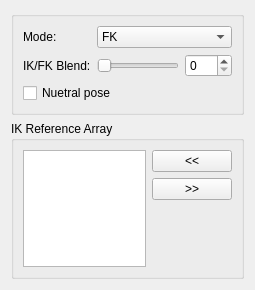
<?xml version="1.0" encoding="UTF-8"?>
<ui version="4.0">
 <class>Form</class>
 <widget class="QWidget" name="Form">
  <property name="geometry">
   <rect>
    <x>0</x>
    <y>0</y>
    <width>255</width>
    <height>290</height>
   </rect>
  </property>
  <property name="windowTitle">
   <string>Form</string>
  </property>
  <layout class="QGridLayout" name="gridLayout">
   <item row="0" column="0">
    <widget class="QGroupBox" name="groupBox">
     <property name="title">
      <string/>
     </property>
     <layout class="QGridLayout" name="gridLayout_2">
      <item row="0" column="0">
       <layout class="QVBoxLayout" name="verticalLayout">
        <item>
         <layout class="QFormLayout" name="formLayout">
          <item row="0" column="0">
           <widget class="QLabel" name="mode_label">
            <property name="text">
             <string>Mode:</string>
            </property>
           </widget>
          </item>
          <item row="0" column="1">
           <widget class="QComboBox" name="mode_comboBox">
            <property name="sizePolicy">
             <sizepolicy hsizetype="Expanding" vsizetype="Fixed">
              <horstretch>0</horstretch>
              <verstretch>0</verstretch>
             </sizepolicy>
            </property>
            <item>
             <property name="text">
              <string>FK</string>
             </property>
            </item>
            <item>
             <property name="text">
              <string>IK</string>
             </property>
            </item>
            <item>
             <property name="text">
              <string>FK/IK</string>
             </property>
            </item>
           </widget>
          </item>
          <item row="1" column="0">
           <widget class="QLabel" name="ikfk_label">
            <property name="text">
             <string>IK/FK Blend:</string>
            </property>
           </widget>
          </item>
          <item row="1" column="1">
           <layout class="QHBoxLayout" name="horizontalLayout_3">
            <item>
             <widget class="QSlider" name="ikfk_slider">
              <property name="minimumSize">
               <size>
                <width>0</width>
                <height>15</height>
               </size>
              </property>
              <property name="maximum">
               <number>100</number>
              </property>
              <property name="orientation">
               <enum>Qt::Orientation::Horizontal</enum>
              </property>
             </widget>
            </item>
            <item>
             <widget class="QSpinBox" name="ikfk_spinBox">
              <property name="maximum">
               <number>100</number>
              </property>
             </widget>
            </item>
           </layout>
          </item>
         </layout>
        </item>
        <item>
         <widget class="QCheckBox" name="neutralPose_checkBox">
          <property name="text">
           <string>Nuetral pose</string>
          </property>
         </widget>
        </item>
       </layout>
      </item>
     </layout>
    </widget>
   </item>
   <item row="1" column="0">
    <widget class="QGroupBox" name="ikRefArray_groupBox">
     <property name="title">
      <string>IK Reference Array</string>
     </property>
     <layout class="QGridLayout" name="gridLayout_3">
      <item row="0" column="0">
       <layout class="QHBoxLayout" name="ikRefArray_horizontalLayout">
        <item>
         <layout class="QVBoxLayout" name="ikRefArray_verticalLayout_1">
          <item>
           <widget class="QListWidget" name="ikRefArray_listWidget">
            <property name="dragDropOverwriteMode">
             <bool>true</bool>
            </property>
            <property name="dragDropMode">
             <enum>QAbstractItemView::DragDropMode::InternalMove</enum>
            </property>
            <property name="defaultDropAction">
             <enum>Qt::DropAction::MoveAction</enum>
            </property>
            <property name="alternatingRowColors">
             <bool>true</bool>
            </property>
            <property name="selectionMode">
             <enum>QAbstractItemView::SelectionMode::ExtendedSelection</enum>
            </property>
            <property name="selectionRectVisible">
             <bool>false</bool>
            </property>
           </widget>
          </item>
         </layout>
        </item>
        <item>
         <layout class="QVBoxLayout" name="ikRefArray_verticalLayout_2">
          <item>
           <widget class="QPushButton" name="ikRefArrayAdd_pushButton">
            <property name="text">
             <string>&lt;&lt;</string>
            </property>
           </widget>
          </item>
          <item>
           <widget class="QPushButton" name="ikRefArrayRemove_pushButton">
            <property name="text">
             <string>&gt;&gt;</string>
            </property>
           </widget>
          </item>
          <item>
           <spacer name="ikRefArray_verticalSpacer">
            <property name="orientation">
             <enum>Qt::Orientation::Vertical</enum>
            </property>
            <property name="sizeHint" stdset="0">
             <size>
              <width>20</width>
              <height>40</height>
             </size>
            </property>
           </spacer>
          </item>
         </layout>
        </item>
       </layout>
      </item>
     </layout>
    </widget>
   </item>
  </layout>
 </widget>
 <resources/>
 <connections>
  <connection>
   <sender>ikfk_slider</sender>
   <signal>sliderMoved(int)</signal>
   <receiver>ikfk_spinBox</receiver>
   <slot>setValue(int)</slot>
   <hints>
    <hint type="sourcelabel">
     <x>144</x>
     <y>47</y>
    </hint>
    <hint type="destinationlabel">
     <x>220</x>
     <y>45</y>
    </hint>
   </hints>
  </connection>
  <connection>
   <sender>ikfk_spinBox</sender>
   <signal>valueChanged(int)</signal>
   <receiver>ikfk_slider</receiver>
   <slot>setValue(int)</slot>
   <hints>
    <hint type="sourcelabel">
     <x>222</x>
     <y>37</y>
    </hint>
    <hint type="destinationlabel">
     <x>182</x>
     <y>37</y>
    </hint>
   </hints>
  </connection>
 </connections>
</ui>
